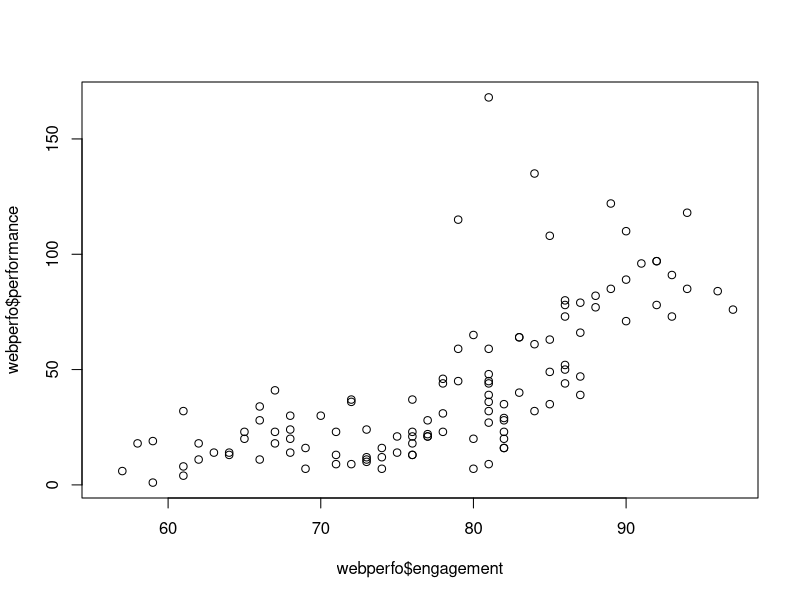
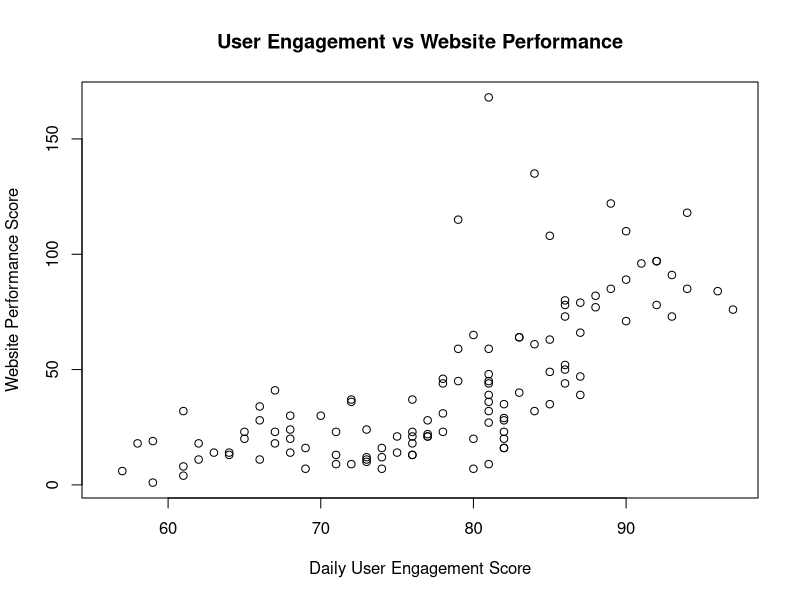
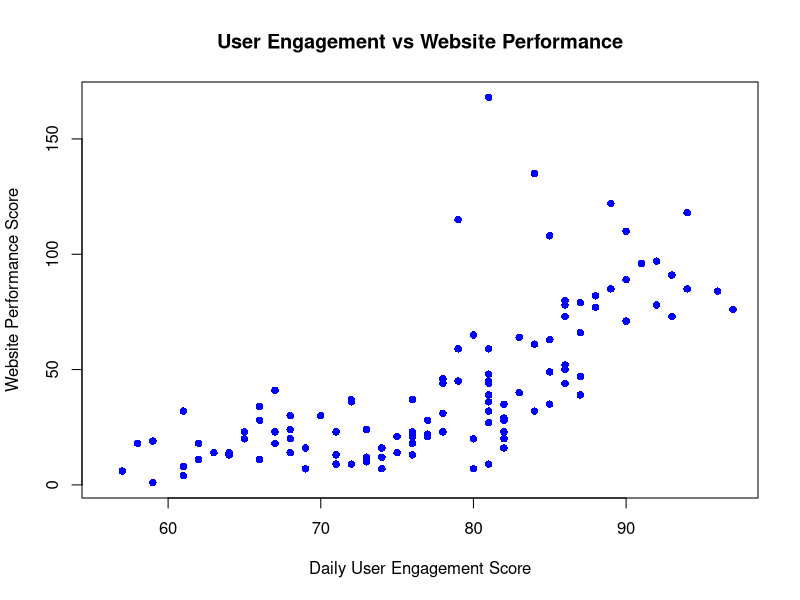
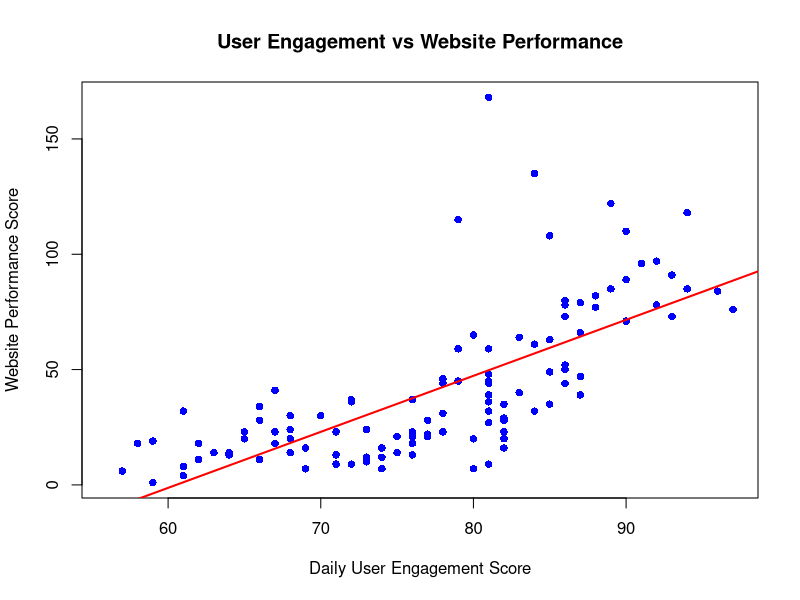

Reproduce these figures in R, in order.
## ---- chunk 1
# Create website performance dataset
webperfo <- data.frame(
  engagement = airquality$Temp,
  performance = airquality$Ozone,
  server_load = airquality$Wind
)
## ---- chunk 2
head(webperfo)
## ---- chunk 3
summary(webperfo)
## ---- chunk 4
nrow(webperfo)
## ---- chunk 5
max(webperfo$engagement)
## ---- chunk 6
max(webperfo$performance, na.rm = TRUE)
## ---- chunk 7
plot(webperfo$engagement, webperfo$performance)
## ---- chunk 8
plot(x = webperfo$engagement, y = webperfo$performance,
     main = "User Engagement vs Website Performance",
     xlab = "Daily User Engagement Score", 
     ylab = "Website Performance Score")
## ---- chunk 9
plot(x = webperfo$engagement, y = webperfo$performance,
     main = "User Engagement vs Website Performance",
     xlab = "Daily User Engagement Score", 
     ylab = "Website Performance Score",
     pch = 16, col = "blue")
## ---- chunk 10
plot(x = webperfo$engagement, y = webperfo$performance,
     main = "User Engagement vs Website Performance",
     xlab = "Daily User Engagement Score", 
     ylab = "Website Performance Score",
     pch = 16, col = "blue")
abline(lm(performance ~ engagement, data = webperfo), 
       col = "red", lwd = 2)
## ---- chunk 11
cor(webperfo$engagement, webperfo$performance, use = "complete.obs")
